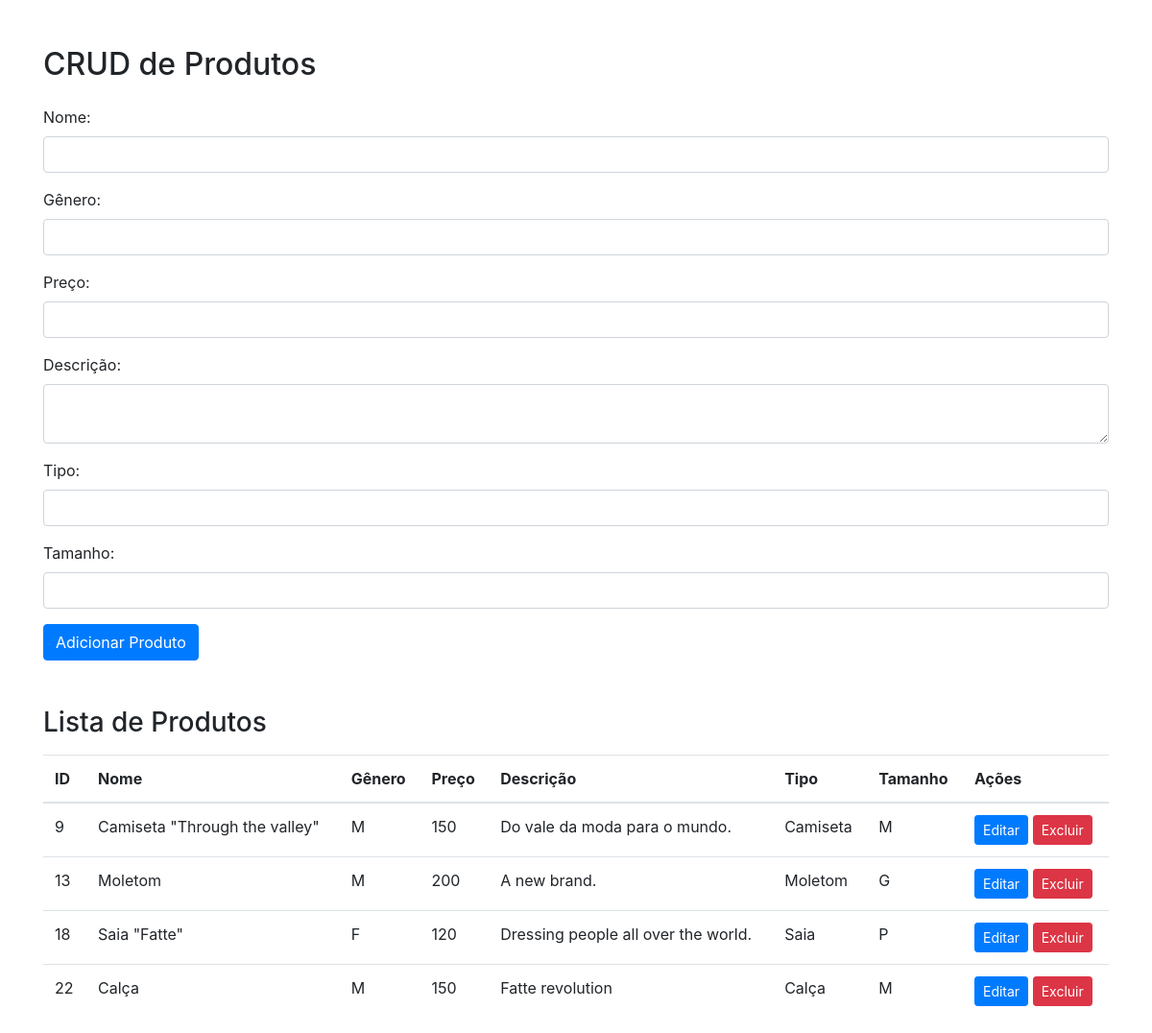
Page /application/controllers/listagem.php (signed in) on the committed database.
### tables this page shows
CREATE TABLE `produtos` (
  `proId` int NOT NULL AUTO_INCREMENT,
  `proAdmId` int DEFAULT NULL,
  `proNome` varchar(80) DEFAULT NULL,
  `proGenero` enum('M','F') DEFAULT 'M',
  `proPreco` float DEFAULT NULL,
  `proDescricao` mediumblob,
  `proTipo` varchar(60) DEFAULT NULL,
  `proTamanho` enum('P','M','G') DEFAULT 'M',
  `proImagem` blob,
  PRIMARY KEY (`proId`),
  KEY `fk_produtos_administrador1_idx` (`proAdmId`),
  CONSTRAINT `fk_produtos_administrador1` FOREIGN KEY (`proAdmId`) REFERENCES `administrador` (`admId`)
);

### application/controllers/listagem.php (the view, shortened to what this page needs)
<?php
include 'connection.php';
$sql = "SELECT * FROM produtos";
$result = $conn->query($sql);
?>
<!DOCTYPE html>
<html lang="pt-br">
<head>
<link rel="stylesheet" href="https://stackpath.bootstrapcdn.com/bootstrap/4.5.2/css/bootstrap.min.css">
</head>
<body>
<div class="container mt-5">
    <h2>CRUD de Produtos</h2>
    <form method="POST" class="mt-4">
        <div class="form-group">
            <label for="nome">Nome:</label>
            <input type="text" class="form-control" id="nome" name="nome" required>
        </div>
        <div class="form-group">
            <label for="genero">Gênero:</label>
            <input type="text" class="form-control" id="genero" name="genero" required>
        </div>
        <div class="form-group">
            <label for="preco">Preço:</label>
            <input type="number" class="form-control" id="preco" name="preco" required>
        </div>
        <div class="form-group">
            <label for="descricao">Descrição:</label>
            <textarea class="form-control" id="descricao" name="descricao" required></textarea>
        </div>
        <div class="form-group">
            <label for="tipo">Tipo:</label>
            <input type="text" class="form-control" id="tipo" name="tipo" required>
        </div>
        <div class="form-group">
            <label for="tamanho">Tamanho:</label>
            <input type="text" class="form-control" id="tamanho" name="tamanho" required>
        </div>
        <button type="submit" class="btn btn-primary" name="submit">Adicionar Produto</button>
    </form>
    <h3 class="mt-5">Lista de Produtos</h3>
    <table class="table mt-3">
        <thead>
            <tr>
                <th>ID</th>
                <th>Nome</th>
                <th>Gênero</th>
                <th>Preço</th>
                <th>Descrição</th>
                <th>Tipo</th>
                <th>Tamanho</th>
                <th>Ações</th>
            </tr>
        </thead>
        <tbody>
            <?php
            if ($result->num_rows > 0) {
                while($row = $result->fetch_assoc()) {
                    echo "<tr>
                            <td>{$row['proId']}</td>
                            <td>{$row['proNome']}</td>
                            <td>{$row['proGenero']}</td>
                            <td>{$row['proPreco']}</td>
                            <td>{$row['proDescricao']}</td>
                            <td>{$row['proTipo']}</td>
                            <td>{$row['proTamanho']}</td>
                            <td>
                                <a href='formulario.php?id={$row['proId']}' class='btn btn-sm btn-primary'>Editar</a>
                                <a href='?delete={$row['proId']}' class='btn btn-sm btn-danger'>Excluir</a>
                            </td>
                        </tr>";
                }
            } else {
                echo "<tr><td colspan='8'>Nenhum produto encontrado</td></tr>";
            }
            ?>
        </tbody>
    </table>
</div>
</body>
</html>

### rows in the picture
produtos: proId "9", proNome "Camiseta \"Through the valley\"", proGenero "M", proPreco "150", proDescricao "Do vale da moda para o mundo.", proTipo "Camiseta", proTamanho "M"
produtos: proId "13", proNome "Moletom", proGenero "M", proPreco "200", proDescricao "A new brand.", proTipo "Moletom", proTamanho "G"
produtos: proId "18", proNome "Saia \"Fatte\"", proGenero "F", proPreco "120", proDescricao "Dressing people all over the world.", proTipo "Saia", proTamanho "P"
produtos: proId "22", proNome "Calça", proGenero "M", proPreco "150", proDescricao "Fatte revolution", proTipo "Calça", proTamanho "M"
